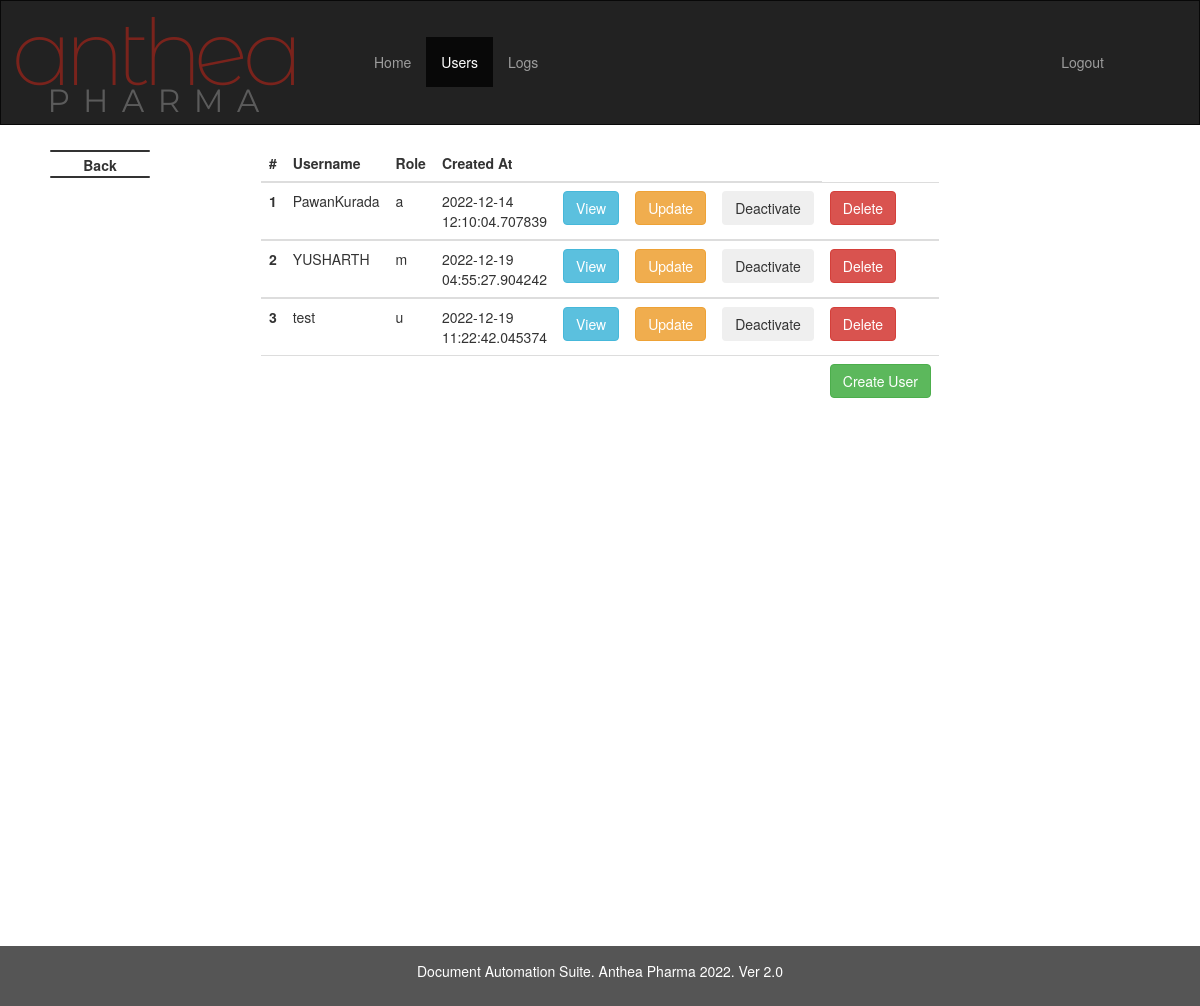
Before: /data (signed in) with the older database file.
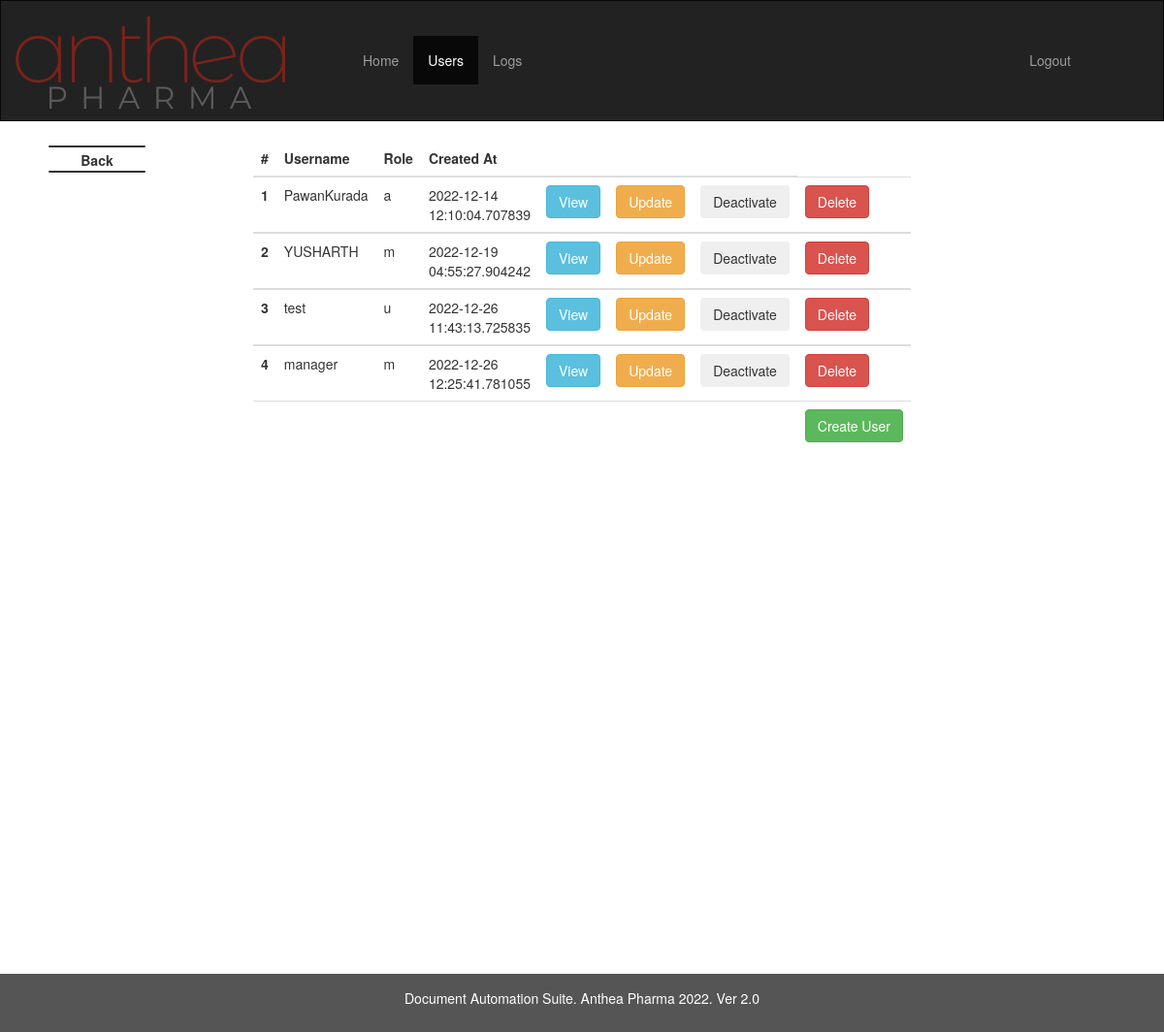
After: the same page with the newer database file.
### imp_calc/models.py (models this page shows, shortened)
class User(db.Model, UserMixin):
    id = db.Column(db.Integer(),primary_key = True)
    is_activate = db.Column(db.Boolean, default=True)
    username = db.Column(db.String(length=12),nullable = False, unique = True)
    role = db.Column(db.String(length=1),nullable=False)
    password_hash = db.Column(db.String(length=60),nullable = False)
    created_at = db.Column(db.DateTime, nullable = False, default= datetime.utcnow)
    logs = relationship("Logs", backref="UserLogs")
    @property
    def is_active(self):
        return self.is_activate
    @property
    def password(self):
        return self.password

### imp_calc/routes.py (the view)
@app.route('/data')
def RetrieveDataList():
    if current_user.role =='a' or current_user.role =='m':
        if current_user.role == 'a':
            users = User.query.all()
        elif current_user.role == 'm':
            users = User.query.filter(User.role.in_(['u', 'm']))
    else:
        flash(f"Please login as admin or manager to see UserManagement Section", category='danger')
        return redirect(url_for('index'))
    return render_template('datalist.html', users = users)

### imp_calc/models.py (called while the page is built)
@login_manager.user_loader
def load_user(user_id):
    return User.query.get(int(user_id))

### imp_calc/templates/datalist.html (shortened to what this page needs)
{% extends 'admin.html' %}
{% block main %}
<table class="table">
  <thead>
    <tr>
      <th scope="col">#</th>
      <th scope="col">Username</th>
      <th scope="col">Role</th>
      <th scope="col">Created At</th>
      <th scope="col"></th>
      <th scope="col"></th>
      <th scope="col"></th>
    </tr>
  </thead>
  {% for user in users %}
  <tbody>
    <tr>
      <th scope="row">{{user.id}}</th>
      <td>{{user.username}}</td>
      <td>{{user.role}}</td>
      <td>{{user.created_at}}</td>
      <td><a href="data/{{user.id}}" class="btn btn-info" tabindex="1" role="button">View</b></a></td>
      <td><a href="data/{{user.id}}/update" class="btn btn-warning" tabindex="1" role="button">Update</a></td>
      <td>
        <button type="button" class="btn btn-outline-secondary" data-toggle="modal" data-target="#deactivateModal{{user.username}}">Deactivate</button>
      </td>
      <td><button type="button" class="btn btn-danger" data-toggle="modal" data-target="#exampleModalCenter{{user.username}}">Delete</button>
      </td>
    </tr>
{% endfor %}
    <tr>
      <td></td>
      <td></td>
      <td></td>
      <td></td>
      <td></td>
      <td></td>
      <td></td>
      <td><a href="{{url_for('register_page')}}" class="btn btn-success" role="button">Create User</a>
</td>
    </tr>
  </tbody>
</table>
<br>
<br>
<br>
<br>
<br>
<br>
<br>
<br>
<br>
<br>
<br>
<br>
<br>
<br>
<br>
<br>
<br>
<br>
<br>
<br>
<br>
<br>
<br>
<br>
<br>
<br>
{% endblock %}

Changed rows visible on the page:
changed User "test": created_at "2022-12-19 11:22:42.045374" → "2022-12-26 11:43:13.725835"
added User: id "4", username "manager", role "m", created_at "2022-12-26 12:25:41.781055"
